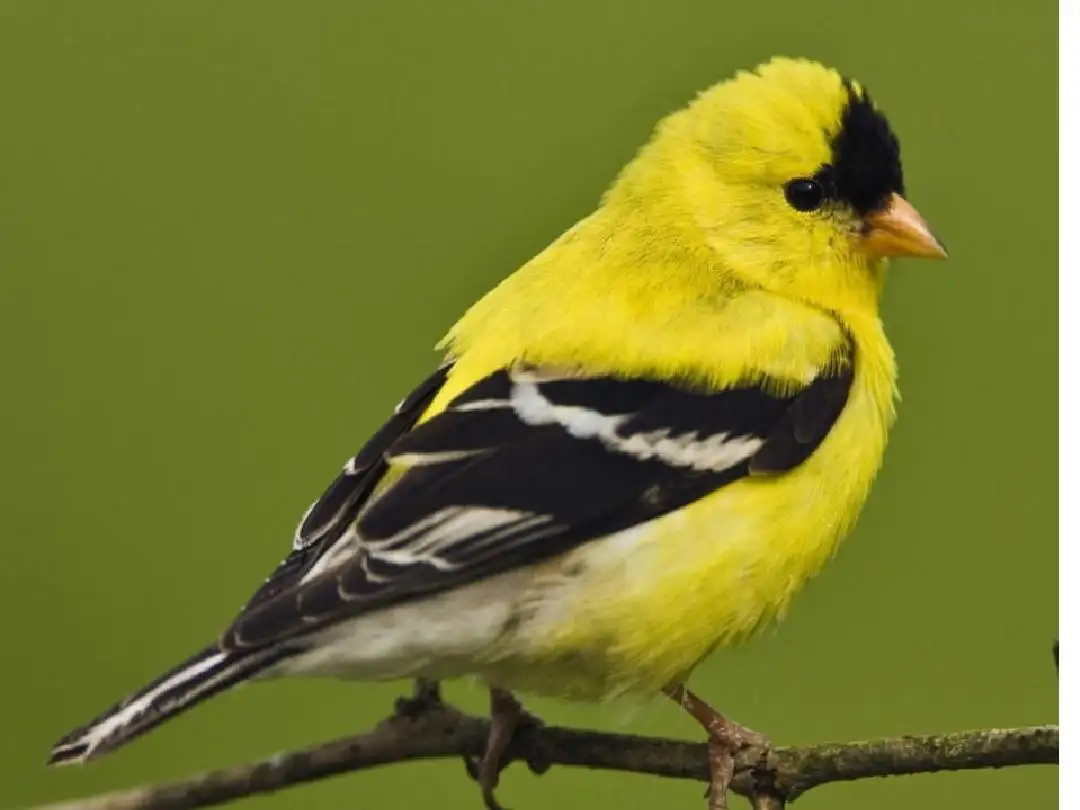
#> input picture 10-27/bird.png, 1080 x 810 px, found by its file name
$ python 1.py
#> lines starting #> are read from the running program, lines starting #| are printed output that depends on the picture
from re import A
import cv2
import numpy as np

def visual(bg,bird,x,y):
    h1,w1=bg.shape[0],bg.shape[1]
    h2,w2=bird.shape[0],bird.shape[1]
    bg[x-int(h2/2):x+int(h2/2),y-int(w2/2):y+int(w2/2)]=bird
    return bg

bg=np.zeros((600,600,3),dtype=np.uint8)+255
bird=cv2.resize(cv2.imread('E:\\AICode\\10-27\\bird.png'),(40,40))
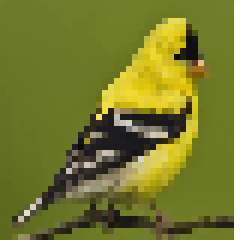
#> bird: shape (40, 40, 3) (shown 6 times larger); mean B, G, R 46.9, 122.9, 118.8
grass=cv2.imread('E:\\AICode\\10-27\\grass.png')
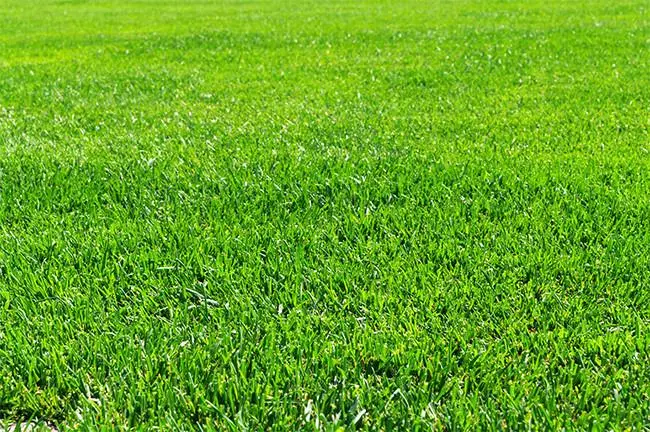
#> input picture 10-27/grass.png, 650 x 432 px, found by its file name
#> grass is the input picture: shape (432, 650, 3); mean B, G, R 37.1, 166, 103.1
x,y=20,300
v=5
a=1
while True:
    v+=a
    x+=v
    # x+=5

    if x>=570 or x<20:
        break
    outing=visual(bg.copy(),bird.copy(),x,y)
#> in visual, `bg[x-int(h2/2):x+int(h2/2),y-int(w2/2):y+int(w2/2)]=bird`:
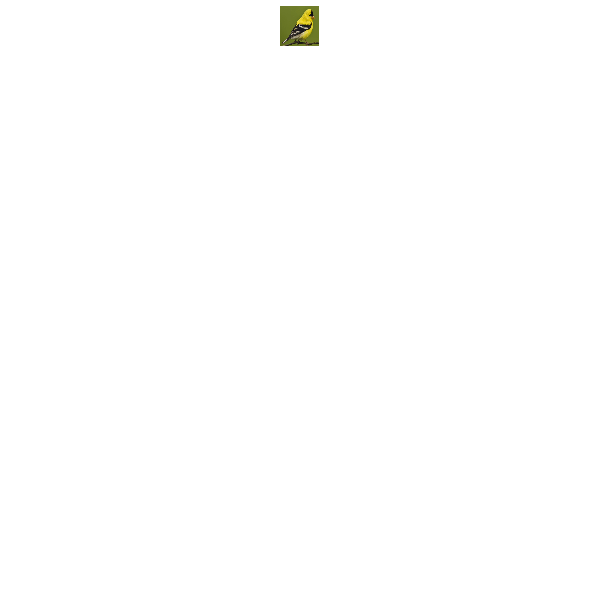
#> bg: shape (600, 600, 3); mean of channels 0, 1, 2 254.1, 254.4, 254.4; drawn as B, G, R
    cv2.imshow('bird3',outing)
    key=cv2.waitKey(30)
#> (key Esc is pressed here)
    if key==ord(' '):
        v=-20
    # cv2.waitKey(10)
cv2.destroyAllWindows()
# bg=np.zeros((800,800,3),dtype=np.uint8)
# bird=cv2.imread('bird.png')

#     # cv2.imshow('bird',bg)
#     # cv2.waitKey()
# cv2.destroyAllWindows()
